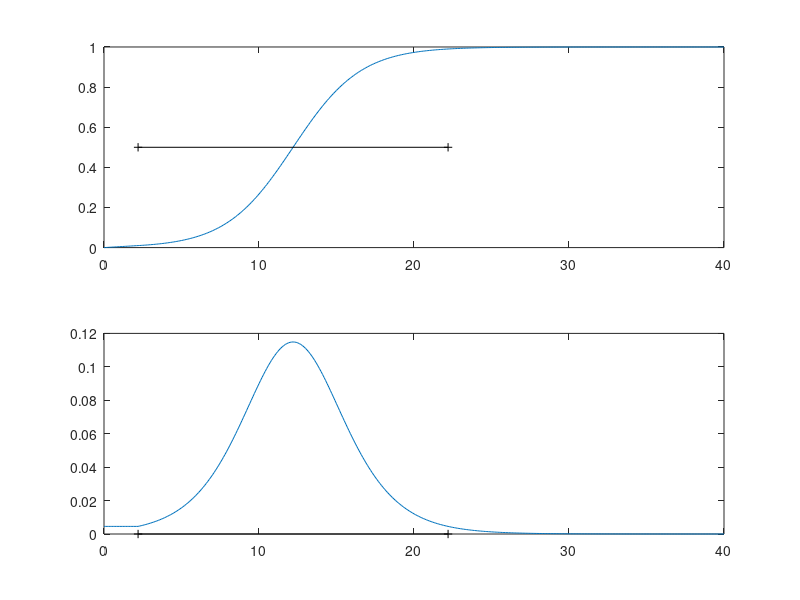

Write the MATLAB code that produced this figure.
clear

N_wavelenghtsInL = 20;
T = 1;


Tramp = N_wavelenghtsInL*T;
% dt = .1;
% t=0:dt:Tramp;
f0 = 0.01;
shapeFactor = -2*atanh(2*f0-1); % f at t=0
% f = .5*(1+tanh( shapeFactor*(t/Tramp-.5)));
df0 = .5*shapeFactor*sech(.5*shapeFactor)^2/Tramp;
t_add = f0/df0;
% t_foot = -t_add:dt:0;
% f_foot = f0+df0*t_foot;

dt = .1;
t=0:dt:2*Tramp;
f_ramp = @(t) (t>t_add).*.5.*(1+tanh(shapeFactor*((t-t_add)/Tramp-.5))) + df0.*t.*(t<=t_add);
df_ramp = @(t) (t>t_add).*.5.*shapeFactor.*sech(shapeFactor*((t-t_add)/Tramp-.5)).^2/Tramp + df0.*(t<=t_add);
figure,
subplot(211);plot(t, f_ramp(t),[t_add,t_add+Tramp],[.5,.5],'-+k')
subplot(212);plot(t, df_ramp(t),[t_add,t_add+Tramp],[0,0],'-+k')
